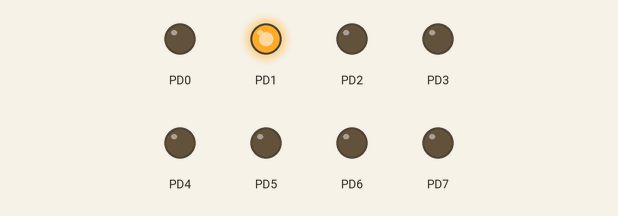
Bench run of a program on a simulated ATmega128, built with avr-gcc and emulated at 8 MHz. On the bench: output pins drawn as LEDs (lit = HIGH).

Above: at 0.02 s.
At 0.32 s:
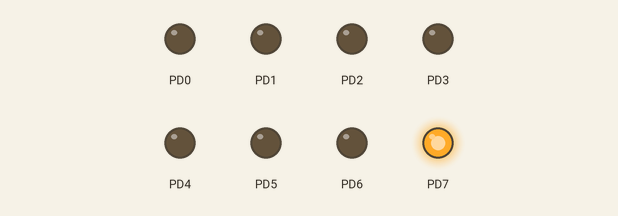
At 0.67 s:
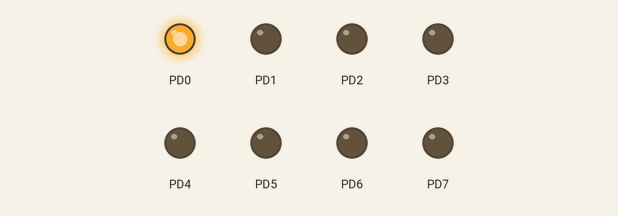
At 1.47 s:
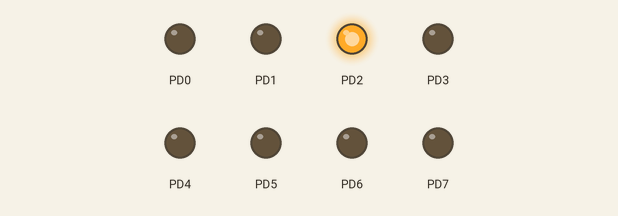
At 2.27 s:
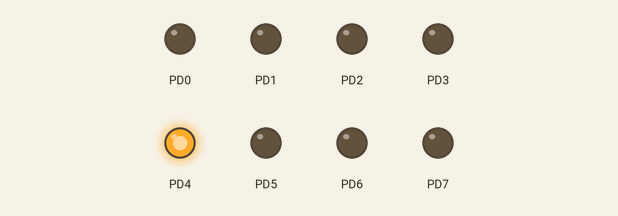
At 2.92 s:
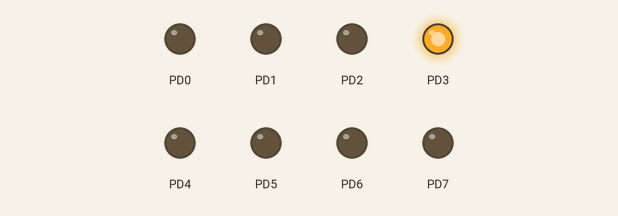
Timing chart, 0 to 3.2 s (numbered marks = the images above):
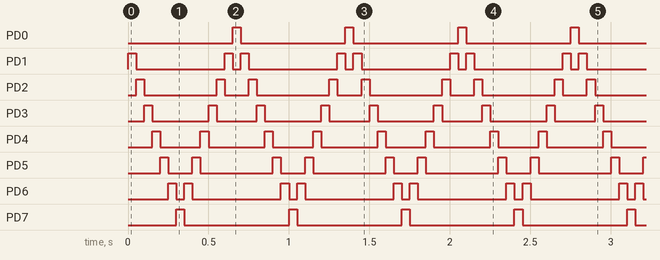

Measured:
- by itself, PD0, PD7: alternates HIGH for 0.05 s and LOW for 0.65 s
- by itself, PD1: repeats every 0.70 s: LOW 0.55 s, HIGH 0.05 s, LOW 0.05 s, HIGH 0.05 s
- by itself, PD2: repeats every 0.70 s: LOW 0.45 s, HIGH 0.05 s, LOW 0.15 s, HIGH 0.05 s
- by itself, PD3: repeats every 0.70 s: LOW 0.35 s, HIGH 0.05 s, LOW 0.25 s, HIGH 0.05 s
- by itself, PD4: repeats every 0.70 s: LOW 0.25 s, HIGH 0.05 s, LOW 0.35 s, HIGH 0.05 s
- by itself, PD5: repeats every 0.70 s: LOW 0.15 s, HIGH 0.05 s, LOW 0.45 s, HIGH 0.05 s
- by itself, PD6: repeats every 0.70 s: LOW 0.05 s, HIGH 0.05 s, LOW 0.55 s, HIGH 0.05 s

The program:

main.c
```c
// (licence header left out)
#define F_CPU 8000000
#include <avr/io.h>
#include <util/delay.h>

/******************************************************************/
void wait( int ms )
/*
short:			Busy wait number of millisecs
inputs:			int ms (Number of millisecs to busy wait)
outputs:
notes:			Busy wait, not very accurate. Make sure (external)
				clock value is set. This is used by _delay_ms inside
				util/delay.h
Version :    	DMK, Initial code
*******************************************************************/
{
	for (int i=0; i<ms; i++)
	{
		_delay_ms( 1 );		// library function (max 30 ms at 8MHz)
	}
}
int main( void )
/*
short:			main() loop, entry point of executable
inputs:
outputs:
notes:
Version :    	DMK, Initial code
*******************************************************************/
{
	// set PORTD for output
	DDRD = 0b11111111;					// PORTD.7 input all other bits output
	//PORTC = 0x10;						// ??
	PORTD = 0x01;
	while (1)
	{
		if(PORTD = 0X01) {
			while(PORTD != 0X80){
			PORTD = PORTD << 1;
			wait( 50 );
			}
		} if(PORTD = 0x80){
			while(PORTD != 0X01){
			PORTD = PORTD >> 1;
			wait( 50 );

		}
		}

	}

	return 1;
}
```
